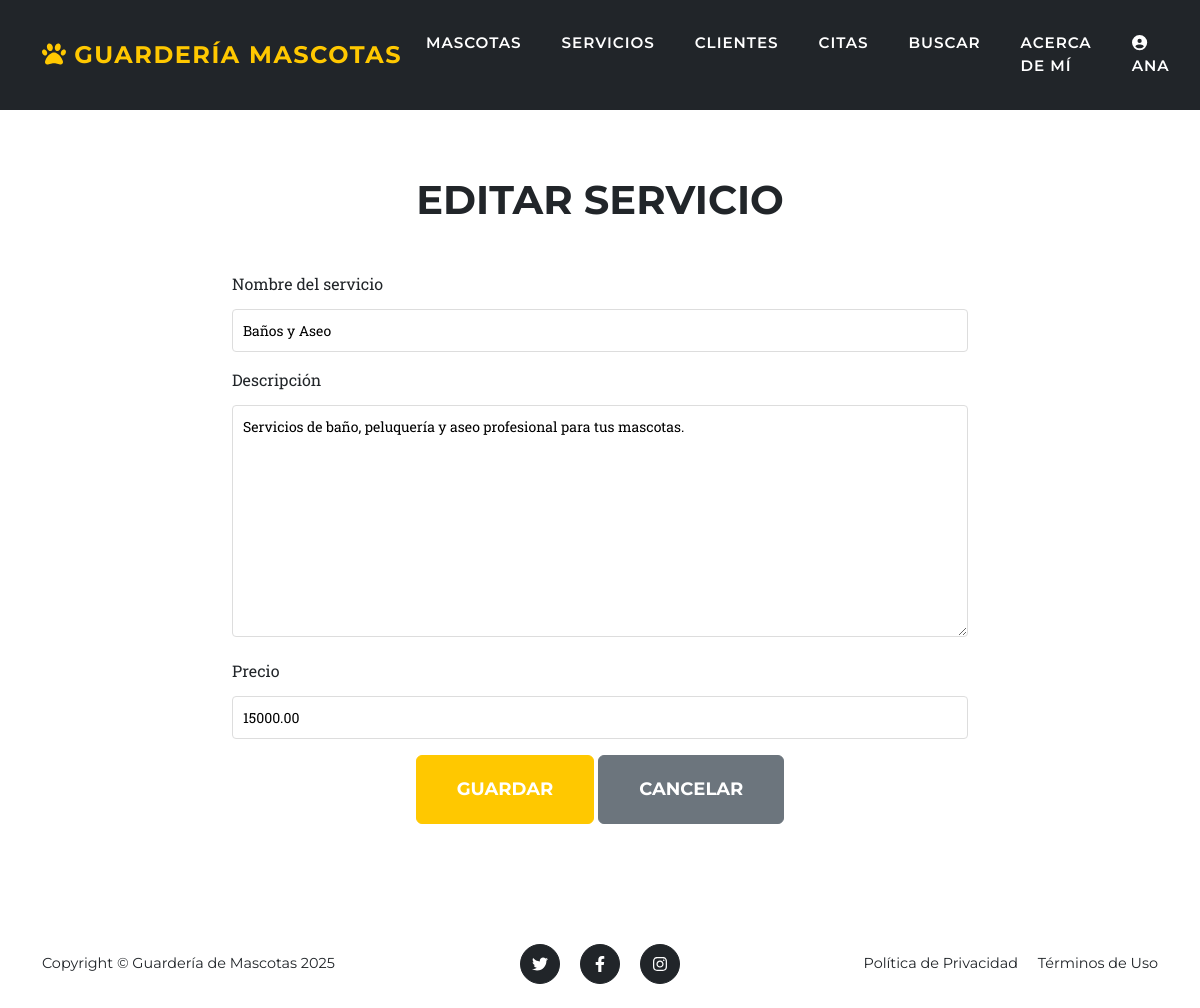
/servicios/3/editar/ (signed in), run on the app's committed database.
### entidades/models.py (models this page shows, shortened)
class servicio(models.Model):
    nombre_servicio = models.CharField(max_length=100)
    descripcion = models.TextField()
    precio = models.DecimalField(max_digits=10, decimal_places=2)

### entidades/views.py (the view)
# urls.py: path('servicios/<int:pk>/editar/', views.servicio_edit, name='servicio_edit'),
@login_required(login_url='login')
def servicio_edit(request, pk):
    if not request.user.is_staff:
        return redirect('servicios_list')
    s = servicio.objects.get(pk=pk)
    if request.method == 'POST':
        form = ServicioForm(request.POST, instance=s)
        if form.is_valid():
            form.save()
            return redirect('servicios_list')
    else:
        form = ServicioForm(instance=s)
    return render(request, 'entidades/servicio_form.html', {'form': form, 'title': 'Editar Servicio'})

### entidades/forms.py
class ServicioForm(forms.ModelForm):
    class Meta:
        model = servicio
        fields = ['nombre_servicio', 'descripcion', 'precio']
        labels = {
            'nombre_servicio': 'Nombre del servicio',
            'descripcion': 'Descripción',
            'precio': 'Precio',
        }

### entidades/templates/entidades/servicio_form.html (shortened to what this page needs)
{% extends 'entidades/base.html' %}
{% block content %}
<section class="page-section">
    <div class="container">
        <div class="row justify-content-center">
            <div class="col-lg-8">
                <div class="text-center mb-5">
                    <h2 class="section-heading text-uppercase">{{ title }}</h2>
                </div>
                <form method="post" class="needs-validation">
                    <div class="mb-3">
                        <label for="{{ form.nombre_servicio.id_for_label }}" class="form-label">{{ form.nombre_servicio.label }}</label>
                        {{ form.nombre_servicio }}
                    </div>
                    <div class="mb-3">
                        <label for="{{ form.descripcion.id_for_label }}" class="form-label">{{ form.descripcion.label }}</label>
                        {{ form.descripcion }}
                    </div>
                    <div class="mb-3">
                        <label for="{{ form.precio.id_for_label }}" class="form-label">{{ form.precio.label }}</label>
                        {{ form.precio }}
                    </div>
                    <div class="text-center">
                        <button type="submit" class="btn btn-primary btn-xl text-uppercase">Guardar</button>
                        <a href="{% url 'servicios_list' %}" class="btn btn-secondary btn-xl text-uppercase">Cancelar</a>
                    </div>
                </form>
            </div>
        </div>
    </div>
</section>
{% endblock %}

### entidades/templates/entidades/base.html (shortened to what this page needs)
{% load static %}
<!DOCTYPE html>
<html lang="es">
    <head>
        <link href="{% static 'css/styles.css' %}" rel="stylesheet" />
    </head>
    <body id="page-top">
        <nav class="navbar navbar-expand-lg navbar-dark fixed-top" id="mainNav">
            <div class="container">
                <a class="navbar-brand" href="/"><i class="fas fa-paw"></i> Guardería Mascotas</a>
                <div class="collapse navbar-collapse" id="navbarResponsive">
                    <ul class="navbar-nav text-uppercase ms-auto py-4 py-lg-0">
                        <li class="nav-item"><a class="nav-link" href="{% url 'mascotas_list' %}">Mascotas</a></li>
                        <li class="nav-item"><a class="nav-link" href="{% url 'servicios_list' %}">Servicios</a></li>
                        <li class="nav-item"><a class="nav-link" href="{% url 'clientes_list' %}">Clientes</a></li>
                        <li class="nav-item"><a class="nav-link" href="{% url 'citas_list' %}">Citas</a></li>
                        <li class="nav-item"><a class="nav-link" href="{% url 'buscar_mascota' %}">Buscar</a></li>
                        <li class="nav-item"><a class="nav-link" href="{% url 'acerca_de_mi' %}">Acerca de Mí</a></li>
                        {% if user.is_authenticated %}
                            <li class="nav-item">
                                <a class="nav-link" href="{% url 'editar_perfil' %}">
                                    {% if user.perfil.avatar %}
                                        <img src="{{ user.perfil.avatar.url }}" alt="Avatar" style="width: 30px; height: 30px; border-radius: 50%; object-fit: cover;">
                                    {% else %}
                                        <i class="fas fa-user-circle"></i>
                                    {% endif %}
                                    {{ user.username }}
                                </a>
                            </li>
                        {% else %}
                            <li class="nav-item"><a class="nav-link" href="{% url 'login' %}">Iniciar Sesión</a></li>
                            <li class="nav-item"><a class="nav-link" href="{% url 'registro' %}">Registrarse</a></li>
                        {% endif %}
                    </ul>
                </div>
            </div>
        </nav>
        {% block content %}{% endblock %}
        <footer class="footer py-4">
            <div class="container">
                <div class="row align-items-center">
                    <div class="col-lg-4 text-lg-start">Copyright &copy; Guardería de Mascotas 2025</div>
                    <div class="col-lg-4 my-3 my-lg-0">
                        <a class="btn btn-dark btn-social mx-2" href="#!" aria-label="Twitter"><i class="fab fa-twitter"></i></a>
                        <a class="btn btn-dark btn-social mx-2" href="#!" aria-label="Facebook"><i class="fab fa-facebook-f"></i></a>
                        <a class="btn btn-dark btn-social mx-2" href="#!" aria-label="Instagram"><i class="fab fa-instagram"></i></a>
                    </div>
                    <div class="col-lg-4 text-lg-end">
                        <a class="link-dark text-decoration-none me-3" href="#!">Política de Privacidad</a>
                        <a class="link-dark text-decoration-none" href="#!">Términos de Uso</a>
                    </div>
                </div>
            </div>
        </footer>
    </body>
</html>

### entidades/templates/entidades/base.html (style rules this page uses)
body { padding-top: 80px; }
#mainNav { background-color: #212529 !important; }
#mainNav .navbar-nav { gap: 0.5rem; margin-right: auto !important; margin-left: 0 !important; }
#mainNav .navbar-nav .nav-link { color: #ffffff !important; font-weight: 600; font-size: 0.9rem; letter-spacing: 0.05em; padding-right: 0.5rem !important; padding-left: 0.5rem !important; }
#mainNav .navbar-nav { gap: 0.5rem; }

### entidades/templates/entidades/servicio_form.html (style rules this page uses)
input[type="text"], input[type="number"], textarea, select { width: 100%; padding: 10px; margin-top: 5px; border: 1px solid #ddd; border-radius: 4px; font-size: 14px; }

### data on the page
servicio: nombre_servicio "Baños y Aseo", descripcion "Servicios de baño, peluquería y aseo profesional para tus mascotas.", precio "15000.00"

### other printed values
{{ user.username }} "ANA"
{{ title }} "EDITAR SERVICIO"
